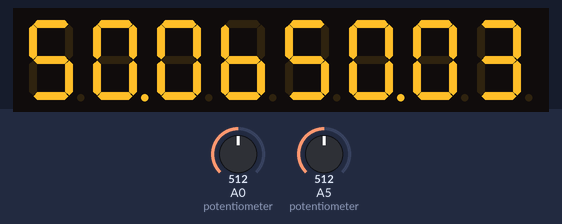
A sketch run on a simulated Arduino Uno, built with avr-gcc and run on an emulated ATmega328P. On the bench: 8-digit seven-segment display. Inputs (shaded band) come from the test bench; at power-on: A5 (potentiometer) = 512, A0 (potentiometer) = 512. What the sketch prints to the serial monitor is not drawn.

Above: at 1.2 s.
1.3 s: A5 (potentiometer) set to 122
At 2.0 s:
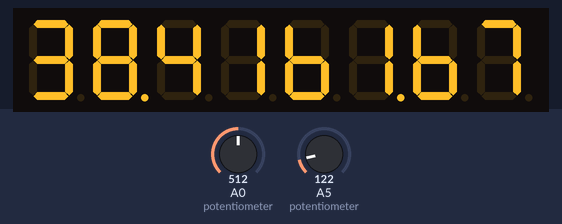
3.1 s: A0 (potentiometer) set to 1023
At 3.22 s:
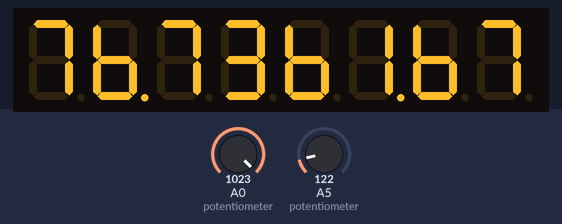
4.7 s: A5 (potentiometer) set to 0
At 5.7 s:
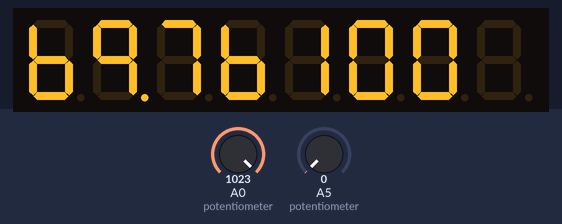
6.2 s: A0 (potentiometer) set to 306
At 7.6 s:
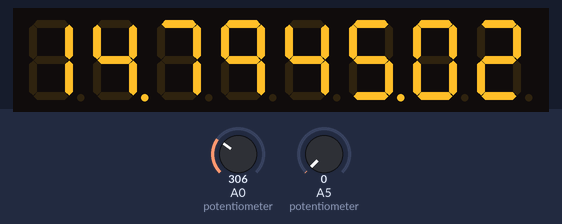
7.9 s: A5 (potentiometer) set to 511
At 8.5 s:
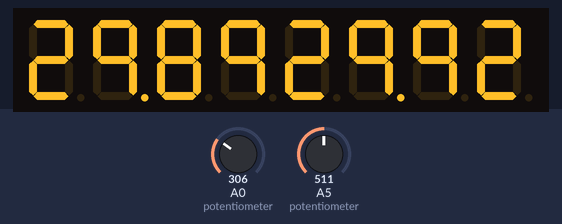
9.5 s: A0 (potentiometer) set to 40
At 10.4 s:
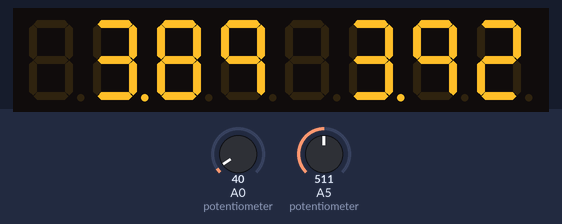
Timing chart, 0 to 12.1 s (numbered marks = the images above; inputs shaded):
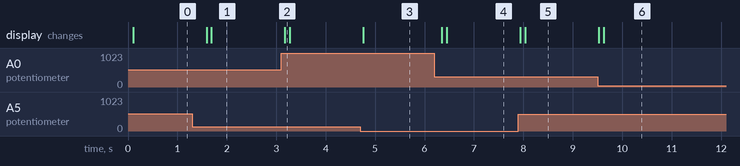

The sketch:

20190208DisplaySteering.ino
```cpp
// LAST EDITED 27 DECEMBER 2018
// DEVELOPER: STEPHEN MURPHY


// include the TM1638 library.
#include <TM1638.h>


// Define a module on data pin 8, clock pin 9 and strobe pin 7
TM1638 module(8, 9, 7);

// Define constants for left and right so we can easily choose
// which side of the display to show our number
#define LEFT 0
#define RIGHT 1

// array of the numbers from 0 to 9.
byte displayDigits[] = {63,6,91,79,102,109,124,7,127,103 };

// An array for the values to be displayed - all zeroes means show nothing.
byte values[] = { 0,0,0,0,0,0,0,0 };

// The digits which will make up a number to be displayed
int theDigits[] = { 0,0,0,0 };

/////////////////////////////////////////////////////////////////////////////////
float SteeringInput;
float SteeringPercent;
float ThrottleInput;
float ThrottlePercent;
float RightMotorPercent;
float LeftMotorPercent;
float ExcessPercent;
float TurningPercent;
float RightTurningPercent;
float LeftTurningPercent;
float WheelSteeringAngle;
float RightWheelSteeringAngle;
float LeftWheelSteeringAngle;
float AverageWheelSteeringAngle;
float WheelTurningRadius;
float LeftWheelTurningRadius;
float RightWheelTurningRadius;
float AverageWheelTurningRadius;
float WheelBase = 1.54; //Distance from rear to front wheels is 1.54 metres.
float TrackWidth = 1.15; //Distance from left to right wheels is 1 metre.
float RadiusDifferencePercent;
float NegativePercent;
float OverHundredVariable;
/////////////////////////////////////////////////////////////////////////////////


/////////////////////////////////////////////////////////////////////////////////

void setup(){

  Serial.begin(115200);
 // Start with the digital display blank.
 module.setDisplay(values);

 // Set the display intensity. (1 to 7)
 module.setupDisplay(true, 7);
}

/////////////////////////////////////////////////////////////////////////////////

void loop(){


ThrottleInput = analogRead(A0); //Value from potentiometer placed into "ThrottleInput".
ThrottlePercent = ((ThrottleInput / 1023.00) * 100.00); //Analog Input value converted to %.

SteeringInput = analogRead(A5); //Value from potentiometer placed into "ThrottleInput".
SteeringPercent = ((SteeringInput / 1023.00) * 100.00); //Analog Input value converted to %.

TurningPercent = (SteeringPercent - 50) * 2; //Convert the 50-100 and 0 -50 range to 0-100% of turning either direction


/////////////////////////////////////////////////////////////////////////////////

 if (ThrottlePercent == 0)
{
  RightMotorPercent = 0;
  LeftMotorPercent = 0;
}

else if (SteeringPercent > 50) //If turning right
{
  RightWheelSteeringAngle = ((TurningPercent / 100) * 28); //Steering angle of right wheel is between 0-28 degrees
  LeftWheelSteeringAngle = ((TurningPercent / 100) * 23); //Steering angle of left wheel is between 0-28 degrees
  AverageWheelSteeringAngle = ((LeftWheelSteeringAngle + RightWheelSteeringAngle) / 2);
  AverageWheelTurningRadius = (WheelBase / (tan(AverageWheelSteeringAngle*(3.14159/180)))); //Turn radius = (w/tan(Beta)) and convert rads to degrees.
  LeftWheelTurningRadius = (AverageWheelTurningRadius + (TrackWidth/2)) ; //Outer radius = average radius + half the width of the car.
  RightWheelTurningRadius = (AverageWheelTurningRadius - (TrackWidth/2)) ; //Inner radius = average radius - half the width of the car.
  RadiusDifferencePercent = (((LeftWheelTurningRadius - RightWheelTurningRadius) / LeftWheelTurningRadius) * 100); //Outer - inner / outer
  ExcessPercent = (ThrottlePercent + (RadiusDifferencePercent / 2) - 100);
  NegativePercent = ((ThrottlePercent - (RadiusDifferencePercent / 2)) * (-1));
  OverHundredVariable = (ThrottlePercent + ExcessPercent);

    if (OverHundredVariable > 100)//If the % to one of the motors is larger than 100%
      {
        LeftMotorPercent = 100.00; //Make the outer motor 100%
        RightMotorPercent = (ThrottlePercent - ExcessPercent - (RadiusDifferencePercent / 2)); //Subtract the excess differential % from the inner wheel
      }
      else if ((ThrottlePercent - (RadiusDifferencePercent / 2)) < 0)
      {
        RightMotorPercent = 0;
        LeftMotorPercent = (ThrottlePercent + NegativePercent + (RadiusDifferencePercent / 2));
      }
      else
  {
  LeftMotorPercent = (ThrottlePercent + (RadiusDifferencePercent / 2)); //Outer speed = throttle + differential
  RightMotorPercent = (ThrottlePercent - (RadiusDifferencePercent / 2)); //Inner speed = throttle - differential
  }
}
  else if (SteeringPercent < 50) //If turning left
  {
    RightWheelSteeringAngle = (((TurningPercent / 100) * 23)*(-1));
    LeftWheelSteeringAngle = (((TurningPercent / 100) * 28)*(-1));
    AverageWheelSteeringAngle = ((LeftWheelSteeringAngle + RightWheelSteeringAngle) / 2);
    AverageWheelTurningRadius = (WheelBase / (tan(AverageWheelSteeringAngle*(3.14159/180)))); //Turn radius = (w/tan(Beta)) and convert rads to degrees.
    LeftWheelTurningRadius = (AverageWheelTurningRadius - (TrackWidth/2)) ; //Inner radius = average radius + half the width of the car.
    RightWheelTurningRadius = (AverageWheelTurningRadius + (TrackWidth/2)) ; //Outer radius = average radius - half the width of the car.
    RadiusDifferencePercent = (((RightWheelTurningRadius - LeftWheelTurningRadius) / RightWheelTurningRadius) * 100); //Outer - inner / outer
    ExcessPercent = (ThrottlePercent + (RadiusDifferencePercent / 2) - 100);
    NegativePercent = ((ThrottlePercent - (RadiusDifferencePercent / 2)) * (-1));
    OverHundredVariable = (ThrottlePercent + ExcessPercent);

      if (OverHundredVariable > 100) //If the % to one of the motors is larger than 100%
      {
        RightMotorPercent = 100.00; //Make the outer motor 100%
        LeftMotorPercent = ((ThrottlePercent - ExcessPercent) - (RadiusDifferencePercent / 2)); //Subtract the excess differential % from the inner wheel
      }
      else if ((ThrottlePercent - (RadiusDifferencePercent / 2)) < 0)
      {
        LeftMotorPercent = 0;
        RightMotorPercent = (ThrottlePercent + NegativePercent + (RadiusDifferencePercent / 2));
      }
      else
    {
    LeftMotorPercent = (ThrottlePercent - (RadiusDifferencePercent / 2)); //Inner speed = throttle - differential
    RightMotorPercent = (ThrottlePercent + (RadiusDifferencePercent / 2)); //Outer speed = throttle + differential
    }
  }
/////////////////////////////////////////////////////////////////////////////////


 // This is an example number from 0 to 99.9999 to display
 float theNumberToDisplay = LeftMotorPercent;

 // Display Number on left or right
  int positionToDisplayIt = LEFT;

 // How many decimal places to show - must be 1 or 2 in this example code
 int numberOfDecimalPlacesToShow = 2;

 // Call the function to display the number. This is where the programme jumps to the subroutine for the first display.
 // This is "creating" the sub routine
 displayNumber(theNumberToDisplay, positionToDisplayIt, numberOfDecimalPlacesToShow);


// FOR THE SECOND DISPLAY:
 // This is an example number from 0 to 99.9999 to display
 float theNumberToDisplay2 = RightMotorPercent;

 // Display Number on left or right
  int positionToDisplayIt2 = RIGHT;

 // How many decimal places to show - must be 1 or 2 in this example code
 int numberOfDecimalPlacesToShow2 = 2;

 // Call the function to display the number
 displayNumber2(theNumberToDisplay2, positionToDisplayIt2, numberOfDecimalPlacesToShow2);


Serial.print(" Throttle = ");
Serial.print(ThrottlePercent);
Serial.print(" % ");
Serial.print(" Right Motor = ");
Serial.print(RightMotorPercent);
Serial.print(" % ");
Serial.print(" Left Motor = ");
Serial.print(LeftMotorPercent);
Serial.print(" % ");
Serial.print(" Left Wheel Steering Angle = ");
Serial.print(LeftWheelSteeringAngle);
Serial.print(" Right Wheel Steering Angle = ");
Serial.print(RightWheelSteeringAngle);
Serial.print(" Turning = ");
Serial.print(TurningPercent);
Serial.print(" % ");
Serial.print(" Left Wheel Turning Radius = ");
Serial.print(LeftWheelTurningRadius);
Serial.print(" Right Wheel Turning Radius = ");
Serial.print(RightWheelTurningRadius);
Serial.print(" Difference = ");
Serial.print(RadiusDifferencePercent);
Serial.println(" % ");

  delay(100);
}

/////////////////////////////////////////////////////////////////////////////////

void displayNumber(float numberToSplit, int whichSide, int numOfDPs){
 // These three variables get their data from the previous three variables.
 // The number to be split should be a float from 0 to 99.9999
 // If is below zero or equal to or over 100, then just display ----.
 // numOfDPs is the number of digits after the point, only 1 or 2 are acceptable values
 if(numOfDPs > 2 or numOfDPs < 1)numOfDPs = 1;

 // Extract the digits from this number.
 numberToSplit = (int)(100 * numberToSplit);
 // If the value is 100 then the array will be larger than four digits
 // so just override any errors and display 100
 if(numberToSplit > 9999) numberToSplit = 100;
 else
 // Multiply by 100 so the number is four digits long.
 theDigits[0] = (int)(numberToSplit/1000);
 // Divide by 1000 so the this is only the first digit
 theDigits[1] = (int)((numberToSplit - (1000*theDigits[0])) / 100);
 // Second digit is the entire number minus the first digit in thousands
 // and then divided by 100
 theDigits[2] = (int)((numberToSplit - (1000*theDigits[0]) - (100*theDigits[1]))/10);
 // third digit is the entire number minus the first digit in thousands,
 // minus the second digit in hundreds and then divided by 10
 theDigits[3] = (int)(numberToSplit - (1000*theDigits[0]) - (100*theDigits[1]) - (10*theDigits[2]));
 // forth digit is the entire number minus the first digit in thousands,
 // minus the second digit in hundreds, minus the third digit in tens

 // Find and store the byte variables required to show these digits
 int dispDig[4]; // Declaring an array with 4 elements
 if(theDigits[0] == 0) dispDig[0] = 0; // Hide a leading zero if there is one
 else dispDig[0] = displayDigits[theDigits[0]];
 dispDig[1] = displayDigits[theDigits[1]] + 128; // Apend the dp onto the second digit
 dispDig[2] = displayDigits[theDigits[2]];
 dispDig[3] = displayDigits[theDigits[3]]; //WHAT IS DISPLAY DIGITS DOING????????

 // If we are only showing one DP, then leave last character blank to make things more legible on the display
 if(numOfDPs == 1) dispDig[3] = 0;

 // Make sure that the number passed to the function was >= 0 or =<100,
 // otherwise show an error with ----.
 if(numberToSplit/100 < 0 or numberToSplit/100 > 100){
   for(int i = 0; i < 4; i++)
   dispDig[i] = 64;
 }

 if(numberToSplit == 100){
   dispDig[0] = 6;
   dispDig[1] = 63;
   dispDig[2] = 63;
   dispDig[3] = 0;
 }


 // Find if number to be shown on the left or the right side of the display
 int offset = 0; // LEFT by default
 if(whichSide == RIGHT) offset = 4;
 // WHERE DOES THIS COME FROM?????????????????

 // Update the values in the values array used by the display.
 values[0+offset] = dispDig[0];
 values[1+offset] = dispDig[1];
 values[2+offset] = dispDig[2];
 values[3+offset] = dispDig[3];

 // Update the display itself with the new values.
 module.setDisplay(values);
  delay(100);
}

/////////////////////////////////////////////////////////////////////////////////

void displayNumber2(float numberToSplit2, int whichSide2, int numOfDPs2){
 // These three variables get their data from the previous three variables.
 // The number to be split should be a float from 0 to 99.9999
 // If is below zero or equal to or over 100, then just display ----.
 // numOfDPs is the number of digits after the point, only 1 or 2 are acceptable values
 if(numOfDPs2 > 2 or numOfDPs2 < 1)numOfDPs2 = 1;

 // Extract the digits from this number.
 numberToSplit2 = (int)(100 * numberToSplit2);
 // If the value is 100 then the array will be larger than four digits
 // so just override any errors and display 100
 if(numberToSplit2 > 9999) numberToSplit2 = 100;
 else
 // Multiply by 100 so the number is four digits long.
 theDigits[0] = (int)(numberToSplit2/1000);
 // Divide by 1000 so the this is only the first digit
 theDigits[1] = (int)((numberToSplit2 - (1000*theDigits[0])) / 100);
 // Second digit is the entire number minus the first digit in thousands
 // and then divided by 100
 theDigits[2] = (int)((numberToSplit2 - (1000*theDigits[0]) - (100*theDigits[1]))/10);
 // third digit is the entire number minus the first digit in thousands,
 // minus the second digit in hundreds and then divided by 10
 theDigits[3] = (int)(numberToSplit2 - (1000*theDigits[0]) - (100*theDigits[1]) - (10*theDigits[2]));
 // forth digit is the entire number minus the first digit in thousands,
 // minus the second digit in hundreds, minus the third digit in tens

 // Find and store the byte variables required to show these digits
 int dispDig[4]; // Declaring an array with 4 elements
 if(theDigits[0] == 0) dispDig[0] = 0; // Hide a leading zero if there is one
 else dispDig[0] = displayDigits[theDigits[0]];
 dispDig[1] = displayDigits[theDigits[1]] + 128; // Apend the dp onto the second digit
 dispDig[2] = displayDigits[theDigits[2]];
 dispDig[3] = displayDigits[theDigits[3]]; //WHAT IS DISPLAY DIGITS DOING????????

 // If we are only showing one DP, then leave last character blank to make things more legible on the display
 if(numOfDPs2 == 1) dispDig[3] = 0;

 // Make sure that the number passed to the function was >= 0 or =<100,
 // otherwise show an error with ----.
 if(numberToSplit2/100 < 0 or numberToSplit2/100 >= 100){
   for(int i = 0; i < 4; i++)
   dispDig[i] = 64;
 }

 if(numberToSplit2 == 100){
   dispDig[0] = 6;
   dispDig[1] = 63;
   dispDig[2] = 63;
   dispDig[3] = 0;
 }


 // Find if number to be shown on the left or the right side of the display
 int offset = 0; // LEFT by default
 if(whichSide2 == RIGHT) offset = 4;
 // WHERE DOES THIS COME FROM?????????????????

 // Update the values in the values array used by the display.
 values[0+offset] = dispDig[0];
 values[1+offset] = dispDig[1];
 values[2+offset] = dispDig[2];
 values[3+offset] = dispDig[3];

 // Update the display itself with the new values.
 module.setDisplay(values);
 delay(100);
}
```

Measured:
- after the input at 1.3 s, the display: first changes after 0.29 s (image 1 shows a later state)
- after the input at 3.1 s, the display: changes after 0.07 s (image 2)
- after the input at 4.7 s, the display: changes after 0.06 s (image 3)
- after the input at 6.2 s, the display: first changes after 0.15 s (image 4 shows a later state)
- after the input at 7.9 s, the display: first changes at once (image 5 shows a later state)
- after the input at 9.5 s, the display: first changes at once (image 6 shows a later state)
